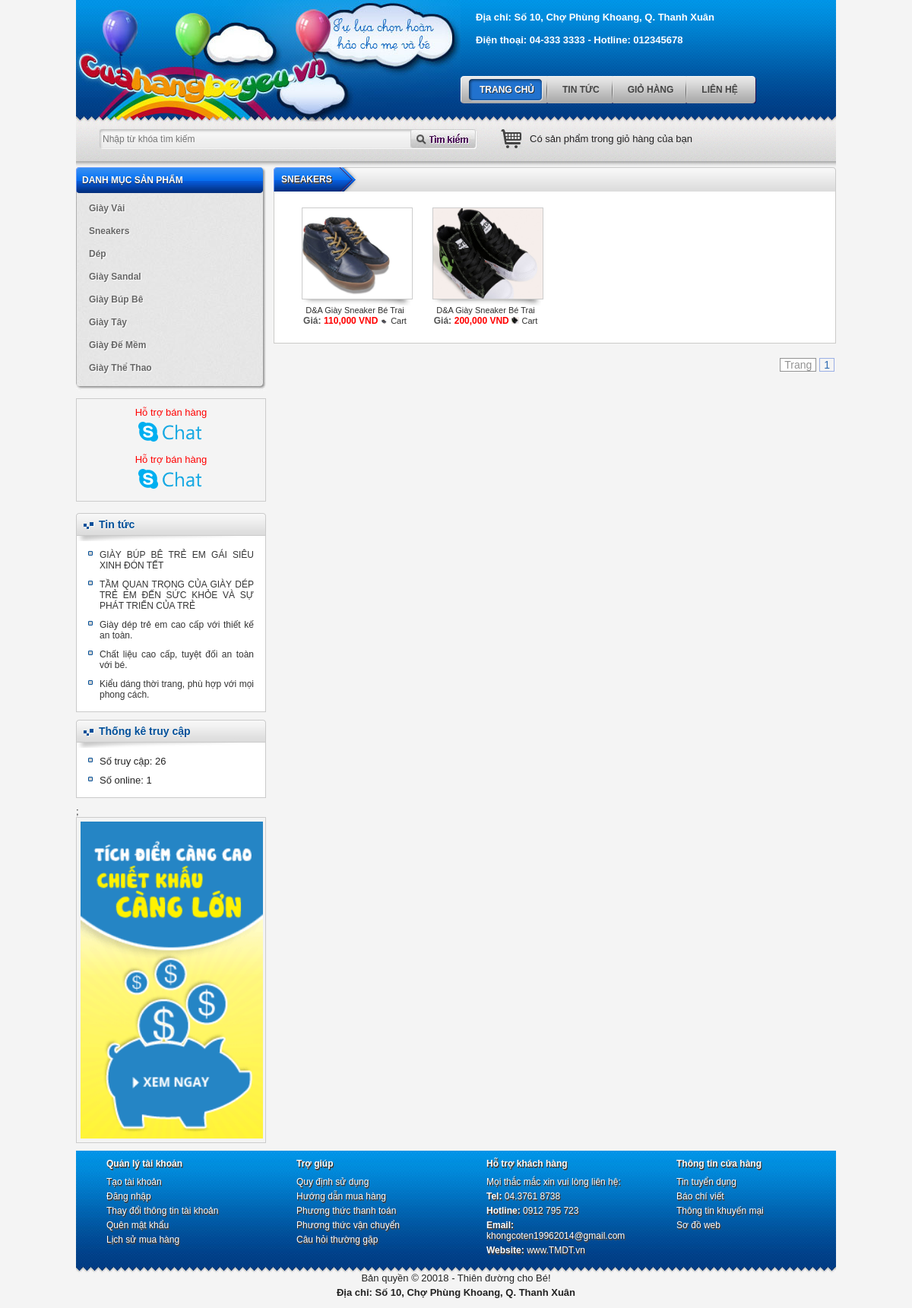
Screenshot of /index.php?controller=product&category_id=2 with the database file from the repository.
### tables this page shows
CREATE TABLE `tbl_category_product` (
  `pk_category_product_id` int(11) NOT NULL,
  `c_name` varchar(255) NOT NULL
);

CREATE TABLE `tbl_news` (
  `pk_news_id` int(11) NOT NULL,
  `c_name` varchar(500) NOT NULL,
  `c_description` varchar(20000) NOT NULL,
  `c_content` text NOT NULL,
  `c_img` varchar(500) NOT NULL,
  `c_hotnews` int(11) NOT NULL
);

CREATE TABLE `tbl_static` (
  `visited` int(11) NOT NULL
);

CREATE TABLE `tbl_product` (
  `pk_product_id` int(11) NOT NULL,
  `fk_category_product_id` int(11) NOT NULL,
  `c_name` varchar(500) NOT NULL,
  `c_description` varchar(2000) NOT NULL,
  `c_content` text NOT NULL,
  `c_img` varchar(500) NOT NULL,
  `c_price` float NOT NULL DEFAULT '0',
  `c_hotproduct` int(11) NOT NULL DEFAULT '0'
);

### controller/controller_category.php (called while the page is built, shortened)
<?php
    class controller_category extends controller{
        public function __construct()
        {
            $arr = $this->model->fetch("select * from tbl_category_product");
            include "view/view_category.php";
        }
    }
    new controller_category();
?>

### index.php (called while the page is built, shortened)
<?php
include "config.php";
include "application/model.php";
include "application/controller.php";
    include "view/view_layout.php";
?>

### application/controller.php (called while the page is built, shortened)
<?php
    class controller{
        public function __construct()
        {
            $this->model = new model();
        }
    }
?>

### application/model.php (called while the page is built, shortened)
<?php
    class model{
        public function fetch($sql){
            global $link;
            $result = mysqli_query($link,$sql);
            $arr = array();
            while($rows = mysqli_fetch_array($result))
                $arr[] = $rows;
            return $arr;
        }
        public function fetch_one($sql){
            global $link;
            $result = mysqli_query($link,$sql);
            $rows = mysqli_fetch_array($result);
            return $rows;
        }
        public function num_rows($sql){
            global  $link;
            $result = mysqli_query($link,$sql);
            return mysqli_num_rows($result);
        }
    }
?>

### controller/controller_hotnews.php (called while the page is built, shortened)
<?php
    class controller_hotnews extends controller{
        public function __construct()
        {
            $arr = $this->model->fetch("select * from tbl_news where c_hotnews=1 order by pk_news_id DESC ");
            include "view/view_hotnews.php";
        }
    }
    new controller_hotnews();
?>

### controller/controller_product.php (called while the page is built, shortened)
<?php
class controller_product extends controller{
    public function __construct(){
       $category_id = isset($_GET["category_id"])?$_GET["category_id"]:0;
        $total_record = $this->model->num_rows("select * from tbl_product WHERE fk_category_product_id=$category_id");
        $record_per_page = 4;
        $num_page = ceil($total_record/$record_per_page);
        $p = isset($_GET["p"])&&is_numeric($_GET["p"])&&$_GET["p"]>0 ? ($_GET["p"]-1):0;
        $from = $p*$record_per_page;
        $arr = $this->model->fetch("select * from tbl_product WHERE fk_category_product_id=$category_id order by pk_product_id desc limit $from,$record_per_page");
        include "view/view_product.php";
    }
}
new controller_product();
?>

### view/view_product.php (the view)
<div class="right-col">
    <div class="box-container">
        <div class="box-tabs box-product">
            <div class="header">
                <div class="label">
                    <div><?php
                        $category = $this->model->fetch_one("select *from tbl_category_product WHERE pk_category_product_id=$category_id");
                        echo $category["c_name"];
                        ?></div>
                </div>
            </div>
            <div class="content">
                <ul>
                    <?php
                        foreach ($arr as $rows){
                    ?>
                    <li>
                        <div class="image">
                            <a href="index.php?controller=product_detail&id=<?php echo $rows["pk_product_id"]; ?>"
                               class="jt" title="<?php echo $rows["c_name"]; ?>" style="background:url(public/upload/product/<?php echo $rows["c_img"]; ?>)
                                no-repeat 50% 50%;background-size: cover;">
                            </a>
                        </div>
                        <div class="info">
                            <p><a href="index.php?controller=product_detail&id=<?php echo $rows["pk_product_id"]; ?>" class="jt" ><?php echo $rows["c_name"]; ?></a></p>
                            <p><strong>Giá:</strong> <strong class="price"><?php echo number_format($rows["c_price"])?>
                                VND</strong> <a href="index.php?controller=cart&act=add&id=<?php echo $rows["pk_product_id"]; ?>">
                                    <img src="public/upload/product/<?php echo $rows["c_img"]; ?>" style="width:10px;" /> Cart</a></p>
                        </div>
                    </li>
                    <?php } ?>
                </ul>
            </div>
        </div>
        <div class="pagination" style="padding-top:20px; padding-bottom:20px;">
            <ul>
                <li><a href="#" class="prevnext disablelink">Trang</a></li>
                <?php for ($i=1;$i<=$num_page;$i++){
                    ?>
                    <li><a href="index.php?controller=product&category_id=<?php echo $category_id; ?>&p=<?php echo $i; ?>"><?php echo $i; ?></a></li>
                <?php } ?>
            </ul>
        </div>
    </div>
</div>

### view/view_category.php
<div class="box-container">
    <div class="product-category">
        <div class="header"><span>Danh mục sản phẩm</span></div>
        <div id="product_category">
            <ul>
                <?php
                    foreach ($arr as $rows){
                ?>
                <li>
                    <a href="index.php?controller=product&category_id=<?php
                    echo $rows["pk_category_product_id"];?>"><span><?php echo $rows["c_name"]; ?></span></a>
                </li>
                <?php } ?>
            </ul>
        </div>
    </div>
</div>

### view/view_hotnews.php
<div class="box-container">
    <div class="box-left">
        <div class="header">
            <a href="#">Tin tức</a>
        </div>
        <div class="content">
            <marquee direction="up" scrollamount="2" scrolldelay="2" onmouseover="this.stop()" onmouseout="this.start()">
                <ul>
                    <?php
                        foreach ($arr as $rows){
                    ?>
                    <li><a href="index.php?controller=news_detail&id=<?php
                        echo $rows["pk_news_id"]; ?>"><?php echo $rows["c_name"]; ?></a></li>
                    <?php } ?>
                </ul>
            </marquee>
        </div>
    </div>
</div>

### view/view_static.php
<div class="box-container">
    <div class="box-left">
        <div class="header">
            <a href="#">Thống kê truy cập</a>
        </div>
        <div class="content">
            <ul>
                <li>Số truy cập: <?php echo $visited; ?> </li>
                <li>Số online: <?php echo $user_online;?></li>
            </ul>
        </div>
    </div>
</div>

### public/css/styles.css (style rules this page uses)
body { margin:0px; padding:0px; background:#f4f4f4; font:13px normal Arial, Helvetica, sans-serif; color:#222; }
.right-col { width:740px; float:right; }
.box-container { padding-bottom:10px; width:100%; display:inline-block; clear:both; }
.product-category { background:url(../images/cat-bg.jpg) repeat-y top center; display:inline-block; clear:both; width:100%; }
.product-category .header { background:url(../images/cat-header.jpg) no-repeat top left; padding-left:8px; }
.product-category .header span { background:url(../images/cat-header.jpg) no-repeat top right; display:block; padding:10px 8px 10px 0px; text-transform:uppercase; color:#fff; font: bold 12px Arial, Helvetica, sans-serif; text-shadow:#333 0px 1px 1px; }
.product-category ul { background:url(../images/cat-footer.jpg) no-repeat bottom center; padding:5px 0px 15px 0px; }
.product-category ul li { padding:0px 9px 0px 7px; }
.product-category ul li a { font:bold 12px Arial, Helvetica, sans-serif; color:#666; text-shadow:#fff 1px 1px 1px;display:block; padding-left:10px; }
.product-category ul li a span { display:block; padding:8px 0px 8px 0px; }
.box-left .header { background:url(../images/box-left-header.jpg) no-repeat top left; padding-left:30px; }
.box-left .header a, .box-left .header a:link, .box-left .header a:visited { display:block; background:url(../images/box-left-header.jpg) no-repeat top right; padding:7px 10px 14px 0px; font:bold 14px Arial, Helvetica, sans-serif; color:#004f99; text-shadow:#fff 0px 1px 1px; }
.box-left .content { background:#fff; border:1px solid #cacaca; border-top:0px; padding:5px 10px 10px 10px; }
.box-left .content li { padding: 5px 5px 5px 20px; background:url(../images/icon-box-left.jpg) no-repeat 5px 8px; text-align:justify; }
.box-left .content li a, .box-left .content li a:link, .box-left .content li a:visited { color:#333; font:normal 12px Arial, Helvetica, sans-serif; }
.box-product .content { padding:10px 20px; border:1px solid #cbcac8; border-top:0px; background:#ffffff; }
.box-product .content ul { display:inline-block; clear:both; width:100%; }
.box-product .content ul li { float:left; padding:11px; width:150px; }
.box-product .content ul li .image { background:url(../images/shadow-bg.jpg) no-repeat bottom center; padding:0px 5px 8px 5px; }
.box-product .content ul li .image a { width:140px; height:115px; display:block; padding:2px; border:1px solid #ccc; }
.box-product .content .info { text-align:center; }
.box-product .content .info p { line-height:120%; }
.box-product .content .info a, .box-product .content .info a:link, .box-product .content .info a:visited { color:#333; font:normal 11px Tahoma, Geneva, sans-serif; text-shadow:#eee 0px 1px 1px; }
.box-product .content .info strong { font:bold 12px Arial, Helvetica, sans-serif; color:#555; }
.box-product .content .info strong.price { color:#F00; }
.box-tabs { background:url(../images/box-tab-bg.gif) no-repeat top left; }
.box-tabs .header { background:url(../images/box-tab-bg.gif) no-repeat top right; }
.box-tabs .header .label { background:url(../images/tabs-bg-left.gif) no-repeat top left; display:inline-block; padding-left:10px; }
.box-tabs .header .label div { background:url(../images/tabs-bg-left.gif) no-repeat top right; display:inline-block; padding:9px 35px 9px 0px; text-transform:uppercase; color:#fff; font:bold 12px Arial, Helvetica, sans-serif; text-shadow:1px 1px 0 #222222, 1px 2px 0 #686873; }

### public/css/paginate.css (style rules this page uses)
.pagination { padding: 2px; }
.pagination ul { margin: 0; padding: 0; text-align: left; font-size: 14px; float:right }
.pagination li { list-style-type: none; display: inline; padding-bottom: 1px; }
.pagination a, .pagination a:visited { padding: 0 5px; border: 1px solid #9aafe5; text-decoration: none; color: #2e6ab1; }
.pagination a.disablelink, .pagination a.disablelink:hover { background-color: white; cursor: default; color: #929292; border-color: #929292; font-weight: normal !important; }
.pagination a.prevnext { font-weight: bold; }

### rows the page displays
tbl_category_product: c_name "Giày Vải"
tbl_category_product: c_name "Sneakers", c_name "SNEAKERS"
tbl_category_product: c_name "Dép"
tbl_category_product: c_name "Giày Sandal"
tbl_category_product: c_name "Giày Búp Bê"
tbl_category_product: c_name "Giày Tây"
tbl_category_product: c_name "Giày Đế Mềm"
tbl_category_product: c_name "Giày Thể Thao"
tbl_news: c_name "GIÀY BÚP BÊ TRẺ EM GÁI SIÊU XINH ĐÓN TẾT"
tbl_news: c_name "TẦM QUAN TRỌNG CỦA GIÀY DÉP TRẺ EM ĐẾN SỨC KHỎE VÀ SỰ PHÁT TRIỂN CỦA TRẺ"
tbl_news: c_name "Giày dép trẻ em cao cấp với thiết kế an toàn."
tbl_news: c_name "Chất liệu cao cấp, tuyệt đối an toàn với bé."
tbl_news: c_name "Kiểu dáng thời trang, phù hợp với mọi phong cách."
tbl_static: visited "26"
tbl_product: c_img (picture), c_name "D&A Giày Sneaker Bé Trai", c_price "110,000"
tbl_product: c_img (picture), c_name "D&A Giày Sneaker Bé Trai", c_price "200,000"

### other values shown
$user_online "1"
